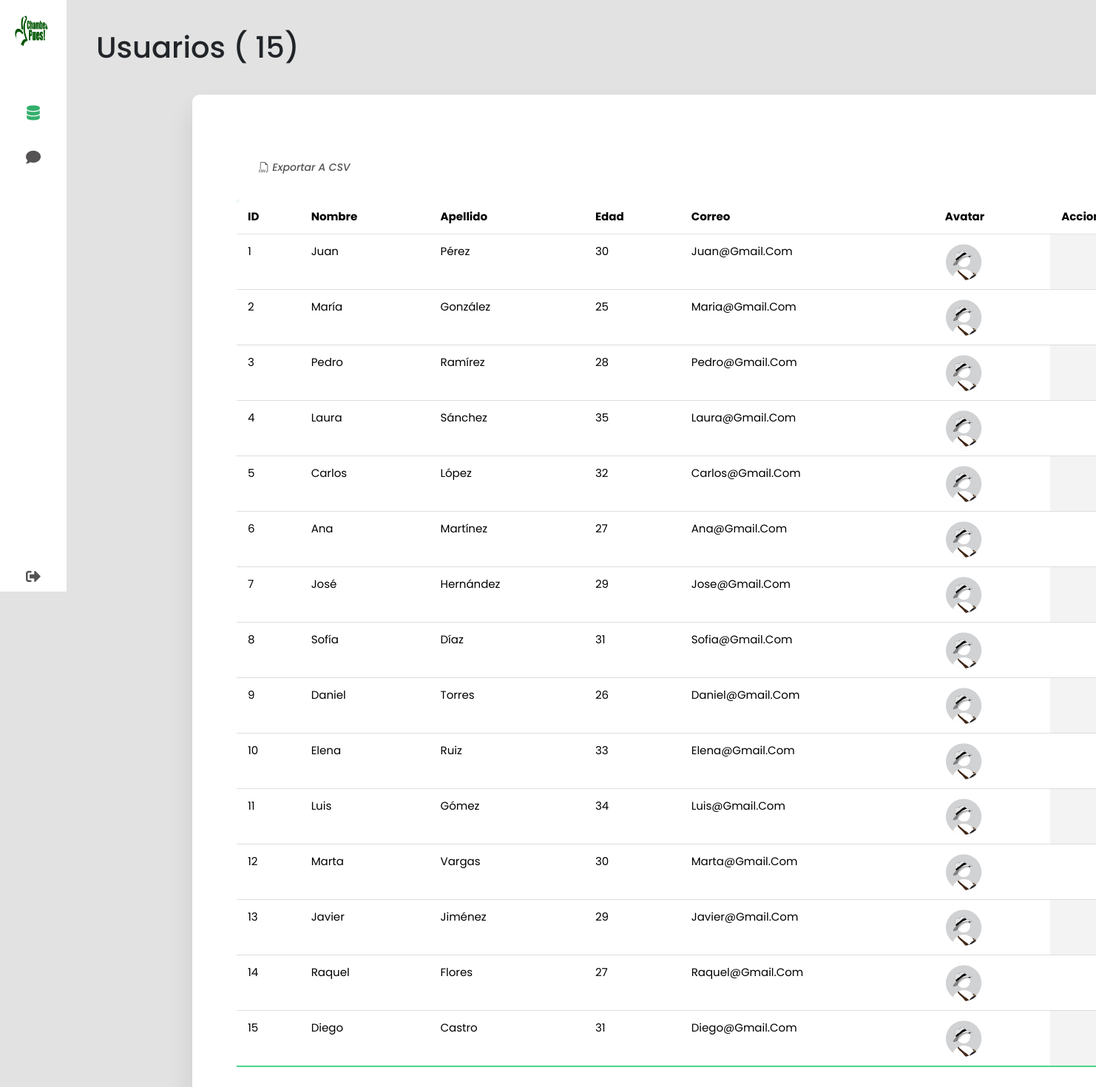
The page /adm/analisis.php (signed in) on the database its author committed.
### tables this page shows
CREATE TABLE `usuarios` (
    `user_id` INT(11) PRIMARY KEY AUTO_INCREMENT,
    `nombre` VARCHAR(100),
    `apellido` VARCHAR(100),
    `edad` INT,
    `correo` VARCHAR(100) NOT NULL UNIQUE,
    `contrasena` VARCHAR(255) NOT NULL,
    `fecha_registro` TIMESTAMP,
    `estado` VARCHAR(255) NOT NULL
);

### adm/acciones/acciones.php (called while the page is built, shortened)
<?php
function obtenerusuario($conexion)
{
    $sql = "SELECT * FROM usuarios ORDER BY user_id ASC";
    $resultado = $conexion->query($sql);
    return $resultado;
}

### adm/analisis.php (the view, shortened to what this page needs)
<!DOCTYPE html>
<html lang="en">
<head>
    <link rel="stylesheet" href="https://cdn.jsdelivr.net/npm/bootstrap@5.3.3/dist/css/bootstrap.min.css" />
    <link rel="stylesheet" href="https://cdnjs.cloudflare.com/ajax/libs/font-awesome/5.15.4/css/all.min.css" />
    <link rel="stylesheet" href="https://cdn.jsdelivr.net/npm/bootstrap-icons@1.11.3/font/bootstrap-icons.min.css" />
    <link rel="stylesheet" href="https://cdn.datatables.net/2.0.2/css/dataTables.bootstrap5.css">
    <link rel="stylesheet" href="https://cdnjs.cloudflare.com/ajax/libs/toastr.js/latest/toastr.min.css" />
    <link rel="stylesheet" href="./css/barnav.css" />
</head>
<body>
    <div class="container">
        <nav>
            <ul>
                <li><a href="" class="logo">
                        <img src="../assets/logo chambea pues.png">
                        <span class="nav-item"><?php echo $_SESSION['name']?></span>
                    </a></li>
                <li><a href="analisis.php" style="color: #34AF6D;">
                        <i class="fas fa-database"></i>
                    </a></li>
                <li><a href="pqr.php">
                        <i class="fas fa-comment"></i>
                    </a></li>
                <li><a href="Cerrar-sesion.php" class="logout">
                        <i class="fas fa-sign-out-alt"></i>
                    </a></li>
            </ul>
        </nav>
        <section class="main">
            <div class="main-top">
                <?php
                include("../config/conexion.php");
                include("acciones/acciones.php");
                $usuarios = obtenerusuario($conexion);
                $totalusuarios = $usuarios->num_rows;
                ?>
                <h1>Usuarios (
                    <?php echo $totalusuarios ?>)
                </h1>
            </div>
            <section class="attendance">
                <div class="attendance-list">
                    <h1><a href="acciones/exportar.php" title="Exportar a CSV" download="usuarios.csv"><i
                                class="bi bi-filetype-csv"> Exportar a CSV</i></a></h1>
                    <table class="table" id="table_usuario">
                        <thead class="header">
                            <tr>
                                <th>ID</th>
                                <th>Nombre</th>
                                <th>Apellido</th>
                                <th>Edad</th>
                                <th>Correo</th>
                                <th>Avatar</th>
                                <th>Acciones</th>
                            </tr>
                        </thead>
                        <tbody>
                            <?php foreach ($usuarios as $usuario) { ?>
                            <tr id="usuario_<?php echo $usuario['user_id']; ?>">
                                <td>
                                    <?php echo $usuario['user_id']; ?>
                                </td>
                                <td>
                                    <?php echo $usuario['nombre']; ?>
                                </td>
                                <td>
                                    <?php echo $usuario['apellido']; ?>
                                </td>
                                <td>
                                    <?php echo $usuario['edad']; ?>
                                </td>
                                <td>
                                    <?php echo $usuario['correo']; ?>
                                </td>
                                <td>
                                    <div class="veb">
                                        <img class="rounded-circle" src="../assets/imgs/sin-foto.png" alt="" width="50"
                                            height="50" border-radius="50%">
                                    </div>
                                </td>
                            </tr>
                            <?php } ?>
                        </tbody>
                    </table>
                </div>
            </section>
    </div>
</body>
</html>

### adm/css/barnav.css (style rules this page uses)
* { margin: 0; padding: 0; outline: none; border: none; text-decoration: none; box-sizing: border-box; font-family: "Poppins", sans-serif; }
body { background: rgb(226, 226, 226); }
.container { display: flex; margin: 0%; padding: 0%; }
ul { list-style-type: none; padding: 0%; overflow: hidden; }
.nav-item { position: relative; top: 17px; margin-left: 10px; }
nav { position: sticky; top: 0; bottom: 0; height: 100vh; left: 0; width: 90px; background: #fff; transition: 1s; }
nav .fas { position: relative; width: 70px; height: 40px; top: 20px; font-size: 20px; text-align: center; }
.logo { text-align: center; display: flex; margin: 10px 0 0 10px; padding-bottom: 3rem; }
.logo img { width: 45px; height: 45px; border-radius: 50%; }
.logo span { font-weight: bold; padding-left: 15px; font-size: 18px; text-transform: uppercase; }
a { position: relative; width: 280px; font-size: 14px; color: rgb(85, 83, 83); display: table; padding: 10px; text-decoration: none; }
.logout { position: absolute; bottom: 0; }
.main { position: relative; padding: 20px; width: 100%; }
.main-top { display: flex; width: 100%; }
h1 { margin: 20px; }
.attendance { margin-top: 20px; text-transform: capitalize; }
.attendance-list { width: 120%; padding: 60px; margin-left: 150px; margin-top: 10px; background: #fff; border-radius: 10px; box-shadow: 0 20px 35px rgba(0, 0, 0, 0.1); }
.table { border-collapse: collapse; margin: 25px 0; font-size: 15px; min-width: 100%; overflow: hidden; border-radius: 5px 5px 0 0; }
table thead tr { color: #fff; background: #34AF6D; text-align: left; font-weight: bold; }
.table th, .table td { padding: 12px 15px; }
.table tbody tr { border-bottom: 1px solid #ddd; }
.table tbody tr:nth-of-type(odd) { background: #f3f3f3; }
.table tbody tr:last-of-type { border-bottom: 2px solid #4AD489; }

### rows shown on the page
usuarios: user_id "1", nombre "Juan", apellido "Pérez", edad "30", correo "Juan@gmail.com"
usuarios: user_id "2", nombre "María", apellido "González", edad "25", correo "Maria@gmail.com"
usuarios: user_id "3", nombre "Pedro", apellido "Ramírez", edad "28", correo "Pedro@gmail.com"
usuarios: user_id "4", nombre "Laura", apellido "Sánchez", edad "35", correo "Laura@gmail.com"
usuarios: user_id "5", nombre "Carlos", apellido "López", edad "32", correo "Carlos@gmail.com"
usuarios: user_id "6", nombre "Ana", apellido "Martínez", edad "27", correo "Ana@gmail.com"
usuarios: user_id "7", nombre "José", apellido "Hernández", edad "29", correo "Jose@gmail.com"
usuarios: user_id "8", nombre "Sofía", apellido "Díaz", edad "31", correo "Sofia@gmail.com"
usuarios: user_id "9", nombre "Daniel", apellido "Torres", edad "26", correo "Daniel@gmail.com"
usuarios: user_id "10", nombre "Elena", apellido "Ruiz", edad "33", correo "Elena@gmail.com"
usuarios: user_id "11", nombre "Luis", apellido "Gómez", edad "34", correo "Luis@gmail.com"
usuarios: user_id "12", nombre "Marta", apellido "Vargas", edad "30", correo "Marta@gmail.com"
usuarios: user_id "13", nombre "Javier", apellido "Jiménez", edad "29", correo "Javier@gmail.com"
usuarios: user_id "14", nombre "Raquel", apellido "Flores", edad "27", correo "Raquel@gmail.com"
usuarios: user_id "15", nombre "Diego", apellido "Castro", edad "31", correo "Diego@gmail.com"

### other values the page prints
$totalusuarios "15"
